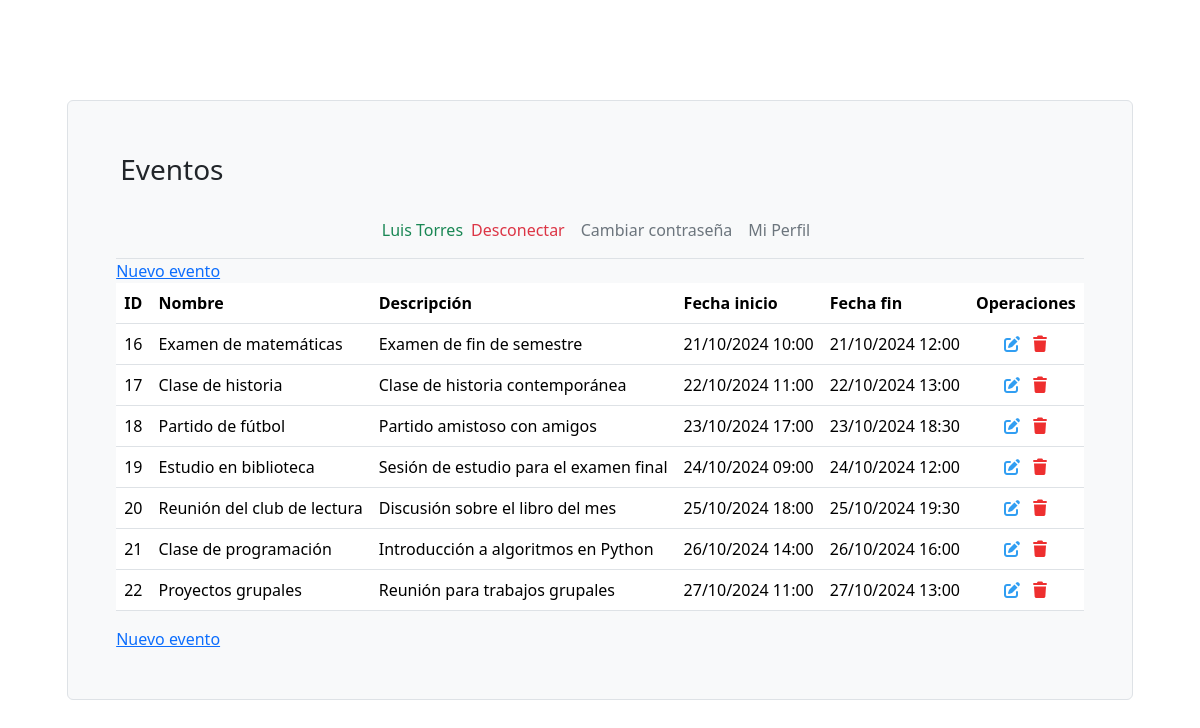
Screenshot of /events.php (signed in) with the database file from the repository.
### tables this page shows
CREATE TABLE users (id INTEGER PRIMARY KEY AUTOINCREMENT,
                                                            email TEXT UNIQUE,
                                                            password TEXT,
                                                            first_name TEXT,
                                                            last_name TEXT,
                                                            birth_date TEXT,
                                                            about TEXT);

CREATE TABLE events (id INTEGER PRIMARY KEY AUTOINCREMENT,
                                                            user_id INTEGER,
                                                            title TEXT,
                                                            description TEXT,
                                                            start_date TEXT,
                                                            end_date TEXT,
                                                            FOREIGN KEY(user_id) REFERENCES users(id));

### data-access/CalendarDataAccess.php (called while the page is built, shortened)
<?php
require_once __DIR__ . "/../entities/User.php";
require_once __DIR__ . "/../entities/Event.php";
class CalendarDataAccess
{
    private $pdo;
    public function __construct($dbFile)
    {
        $this->pdo = new PDO("sqlite:" . $dbFile);
        $this->pdo->setAttribute(PDO::ATTR_ERRMODE, PDO::ERRMODE_EXCEPTION);
        $this->createInitialDataIfTablesEmpty();
    }
    private function createTables(): void
    {
        $this->pdo->exec("CREATE TABLE IF NOT EXISTS users (id INTEGER PRIMARY KEY AUTOINCREMENT,
                                                            email TEXT UNIQUE,
                                                            password TEXT,
                                                            first_name TEXT,
                                                            last_name TEXT,
                                                            birth_date TEXT,
                                                            about TEXT)");
        $this->pdo->exec("CREATE TABLE IF NOT EXISTS events (id INTEGER PRIMARY KEY AUTOINCREMENT,
                                                            user_id INTEGER,
                                                            title TEXT,
                                                            description TEXT,
                                                            start_date TEXT,
                                                            end_date TEXT,
                                                            FOREIGN KEY(user_id) REFERENCES users(id))");
    }
    private function createInitialDataIfTablesEmpty(): void
    {
        if ($this->isUsersTableEmpty()) {
            $this->createInitialUsers();
        }
        if ($this->isEventsTableEmpty()) {
            $this->createInitialEvents();
        }
    }
    private function isUsersTableEmpty(): bool
    {
        $stmt = $this->pdo->query("SELECT COUNT(1) as count FROM users");
        $result = $stmt->fetch(PDO::FETCH_ASSOC);
        return $result['count'] == 0;
    }
    private function isEventsTableEmpty(): bool
    {
        $stmt = $this->pdo->query("SELECT COUNT(1) as count FROM events");
        $result = $stmt->fetch(PDO::FETCH_ASSOC);
        return $result['count'] == 0;
    }
    public function getUserById(int $userId): ?User
    {
        $stmt = $this->pdo->prepare("SELECT * FROM users WHERE id = :id");
        $stmt->execute([':id' => $userId]);
        $result = $stmt->fetch(PDO::FETCH_ASSOC);
        if ($result) {
            $user = new User(
                $result['email'],
                $result['password'],
                $result['first_name'],
                $result['last_name'],
                $result['birth_date'],
                $result['about'],
                $result['id']
            );
            return $user;
        } else {
            return null;
        }
    }
    public function getEventsByUserId(int $userId): array
    {
        $stmt = $this->pdo->prepare("SELECT * FROM events WHERE user_id = :user_id ORDER BY start_date ASC");
        $stmt->bindValue(':user_id', $userId);
        $stmt->execute();
        $results = $stmt->fetchAll(PDO::FETCH_ASSOC);
        $events = [];
        foreach ($results as $row) {
            $event = new Event(
                $row['user_id'],
                $row['title'],
                $row['description'],
                $row['start_date'],
                $row['end_date'],
                $row['id']
            );
            $events[] = $event;
        }
        return $events;
    }
}

### entities/User.php (called while the page is built, shortened)
<?php
class User
{
    private $firstName;
    private $lastName;
    public function getFirstName()
    {
        return $this->firstName;
    }
    public function getLastName()
    {
        return $this->lastName;
    }
    public function setFirstName($firstName)
    {
        $this->firstName = $firstName;
    }
    public function setLastName($lastName)
    {
        $this->lastName = $lastName;
    }
}

### entities/Event.php (called while the page is built, shortened)
<?php
class Event
{
    private $id;
    private $title;
    private $description;
    private $startDate;
    private $endDate;
    public function __construct($userId, $title, $description, $startDate, $endDate, $id = null)
    {
        $this->id = $id;
    }
    public function getId()
    {
        return $this->id;
    }
    public function getTitle()
    {
        return $this->title;
    }
    public function getDescription()
    {
        return $this->description;
    }
    public function getStartDate()
    {
        return $this->startDate;
    }
    public function getEndDate()
    {
        return $this->endDate;
    }
    public function setTitle($title)
    {
        $this->title = $title;
    }
    public function setDescription($description)
    {
        $this->description = $description;
    }
    public function setStartDate($startDate)
    {
        $this->startDate = $startDate;
    }
    public function setEndDate($endDate)
    {
        $this->endDate = $endDate;
    }
}

### events.php (the view, shortened to what this page needs)
<?php
require_once __DIR__ . '/data-access/CalendarDataAccess.php';
require_once __DIR__ . '/entities/User.php';
$dbFile = __DIR__ . '/calendar.db';
$calendarDataAccess = new CalendarDataAccess($dbFile);
?>
<!DOCTYPE html>
<html lang="es">
<head>
    <link rel="stylesheet" href="https://cdn.jsdelivr.net/npm/bootstrap@5.3.8/dist/css/bootstrap.min.css">
    <link rel="stylesheet" href="https://cdnjs.cloudflare.com/ajax/libs/font-awesome/7.0.1/css/all.min.css">
</head>
<?php
$userID = $_SESSION['user'];
$events = $calendarDataAccess->getEventsByUserId($userID);
?>
<body class="m-auto">
    <div class="container d-flex justify-content-center align-items-center vh-100">
        <div class="border rounded bg-light p-5">
            <header>
                <h1 class="m-1 h3 mb-3 fw-normal">Eventos</h1>
                <?php require_once 'cabecera.php' ?>
            </header>
            <main class="form-signin w-100 m-auto">
                <a href="new-event.php">Nuevo evento</a>
                <?php if (empty($events)): ?>
                    <h3>El usuario no tiene eventos registrados</h3>
                <?php else: ?>
                    <table class="table">
                        <thead>
                            <tr>
                                <th scope="col">ID</th>
                                <th scope="col">Nombre</th>
                                <th scope="col">Descripción</th>
                                <th scope="col">Fecha inicio</th>
                                <th scope="col">Fecha fin</th>
                                <th scope="col">Operaciones</th>
                            </tr>
                        </thead>
                        <tbody>
                            <?php foreach ($events as $event): ?>
                                <tr>
                                    <td><?= $event->getId() ?></td>
                                    <td><?= $event->getTitle() ?></td>
                                    <td><?= $event->getDescription() ?></td>
                                    <td><?= date('d/m/Y H:i', strtotime($event->getStartDate())) ?></td>
                                    <td><?= date('d/m/Y H:i', strtotime($event->getEndDate())) ?></td>
                                    <td class="text-center"><a href="edit-event.php?id=<?= $event->getId() ?>" class="me-2"><i class="fa-solid fa-pen-to-square" style="color: #319ef2;" title="Editar"></i><span class="visually-hidden">Editar evento</span></a><a href="delete-event.php?id=<?= $event->getId() ?>"><i class="fa-solid fa-trash" style="color: #ee2f2f;" title="Eliminar"></i><span class="visually-hidden">Eliminar evento</span></a></td>
                                </tr>
                            <?php endforeach ?>
                        </tbody>
                    </table>
                <?php endif ?>
                <a href="new-event.php">Nuevo evento</a>
            </main>
        </div>
    </div>
</body>
</html>

### cabecera.php
<?php
$userBD = $calendarDataAccess->getUserById($userID);
$nombre = $userBD->getFirstName();
$apellidos = $userBD->getLastName();
?>
<nav class="py-2 bg-body-tertiary border-bottom">
    <div class="container d-flex justify-content-center flex-wrap">
        <ul class="nav">
            <li class="navbar-text text-success"><?= $nombre ?> <?= $apellidos ?></li>
            <li class="nav-item"><a href="logout.php" class="nav-link px-2 link-danger link-offset-2 link-underline-opacity-25 link-underline-opacity-100-hover">Desconectar</a></li>
            <li class="nav-item"><a href="#!" class="nav-link  px-2 link-secondary link-offset-2 link-underline-opacity-25 link-underline-opacity-100-hover">Cambiar contraseña</a></li>
            <li class="nav-item"><a href="#!" class="nav-link  px-2 link-secondary link-offset-2 link-underline-opacity-25 link-underline-opacity-100-hover">Mi Perfil</a></li>
        </ul>
    </div>
</nav>

### rows the page displays
users: first_name "Luis", last_name "Torres"
events: id "16", title "Examen de matemáticas", description "Examen de fin de semestre", start_date "21/10/2024 10:00", end_date "21/10/2024 12:00"
events: id "17", title "Clase de historia", description "Clase de historia contemporánea", start_date "22/10/2024 11:00", end_date "22/10/2024 13:00"
events: id "18", title "Partido de fútbol", description "Partido amistoso con amigos", start_date "23/10/2024 17:00", end_date "23/10/2024 18:30"
events: id "19", title "Estudio en biblioteca", description "Sesión de estudio para el examen final", start_date "24/10/2024 09:00", end_date "24/10/2024 12:00"
events: id "20", title "Reunión del club de lectura", description "Discusión sobre el libro del mes", start_date "25/10/2024 18:00", end_date "25/10/2024 19:30"
events: id "21", title "Clase de programación", description "Introducción a algoritmos en Python", start_date "26/10/2024 14:00", end_date "26/10/2024 16:00"
events: id "22", title "Proyectos grupales", description "Reunión para trabajos grupales", start_date "27/10/2024 11:00", end_date "27/10/2024 13:00"
